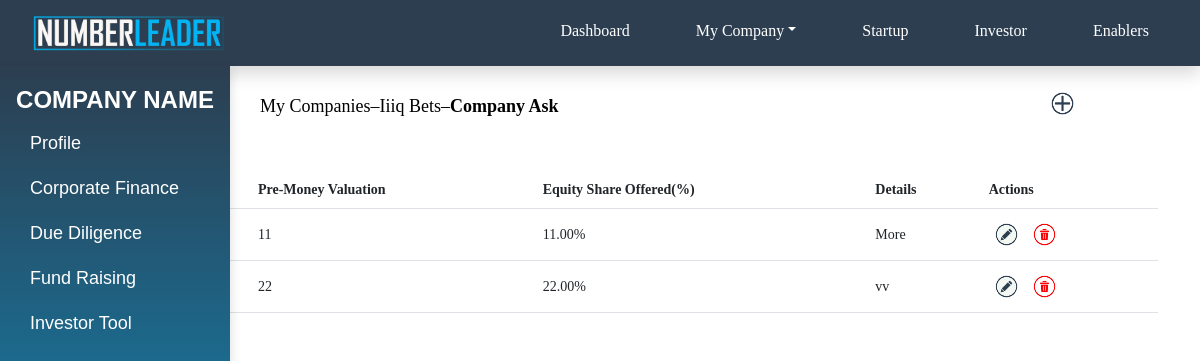
Screenshot of /company_ask/C016/ (signed in) with the database file from the repository.
### app1/models.py (models this page shows, shortened)
class Company(models.Model):
    user_id = models.ForeignKey(User, on_delete=models.CASCADE,related_name='companies')
    company_id = models.CharField(max_length=10, primary_key=True, editable=False)
    name = models.CharField(max_length=100, null=True)
    date_of_incorporation = models.CharField(max_length=5, null=True)
    email = models.EmailField(null=True)
    phone=models.IntegerField(null=True)
    website_url = models.CharField(max_length=100,null=True)
    linkedin_url = models.CharField(max_length=100,null=True)
    business_type = models.CharField(max_length=255, null=True)
    sector = models.CharField(max_length=255, null=True)
    company_type = models.CharField(max_length=10, null=True)
    location = models.CharField(max_length=20, null=True)
    no_of_employees=models.IntegerField(null=True)
    products=models.CharField(max_length=255, null=True)
    competitor=models.CharField(max_length=255, null=True)
    vision=models.CharField(max_length=255, null=True)
    customers=models.IntegerField(null=True)
    current_revenue=models.DecimalField(decimal_places=2, max_digits=25, null=True)
    current_pl=models.DecimalField(decimal_places=2, max_digits=25, null=True)
    previous_revenue=models.DecimalField(decimal_places=2, max_digits=25, null=True)
    previous_pl=models.DecimalField(decimal_places=2, max_digits=25, null=True)
    a_yearbefore_revenue=models.DecimalField(decimal_places=2, max_digits=25, null=True)
    a_yearbefore_pl=models.DecimalField(decimal_places=2, max_digits=25, null=True)
    additional=models.TextField(null=True)
    subscription_type = models.CharField(max_length=10, null=True)

class Ask(models.Model):
    company = models.ForeignKey(Company, on_delete=models.CASCADE)
    ask=models.IntegerField(null=True)
    valuation=models.IntegerField(null=True)
    equity_share=models.DecimalField(decimal_places=2, null=True, max_digits=5)
    details=models.TextField()

### app1/views.py (the view)
# urls.py: path('company_ask/<str:id>/', company_ask, name='company_ask'),
def company_ask(request, id):
    print(12)
    if request.method == 'POST':
        try:
            data = json.loads(request.body)
            ask = data.get('ask')
            value = data.get('value')
            equityShare = data.get('equityShare')
            details = data.get('details')
            company = Company.objects.get(company_id=id)
            company_ask_instance = Ask(
                ask=ask,
                valuation=value,
                equity_share=equityShare,
                details=details,
                company=company  # Link the data to the company
            )
            company_ask_instance.save()
            return JsonResponse({'success': True})
        except Exception as e:
            return JsonResponse({'success': False, 'error': str(e)})
    else:
        company=Company.objects.get(company_id=id)
        ask=Ask.objects.filter(company=id)
        context={'company': company,
                 'ask': ask}
        return render(request, 'admin/company_ask.html', context)

### app1/context_processors.py (called while the page is built)
def custom_user(request):
    user_id = request.session.get('current_user_id')
    if user_id:
        try:
            user = User.objects.get(user_id=user_id)
            return {'current_user': user}
        except User.DoesNotExist:
            pass
    return {'current_user': None}

def custom_subuser(request):
    subuser_id = request.session.get('current_subuser_id')
    if subuser_id:
        try:
            subuser = Team.objects.get(subuser_id=subuser_id)
            return {'current_subuser': subuser}
        except Team.DoesNotExist:
            pass
    return {'current_subuser': None}

### templates/admin/company_ask.html (shortened to what this page needs)
{% load static %}
{% block content %}
<!DOCTYPE html>
<html lang="en">
<head>
    <link href="https://cdn.jsdelivr.net/npm/bootstrap@5.3.0/dist/css/bootstrap.min.css" rel="stylesheet">
</head>
<body>
    {% include './company_profile.html' %}
    <div class="breadcrumb d-flex align-items-center">
        <span>My Companies</span> &ndash; <span>{{ company.name }}</span> &ndash; <span class="bold-text">Company Ask</span>
        <div class="ms-auto">
            <span class="add-row-button" onclick="showEntryRow()" title="Add a new Ask"><img src="{% static 'images/add.png' %}" alt="Add"></span>
        </div>
    </div>
    <div class="container">
        <div id="tableContainer" class="table-container">
            <table id="capTable" class="table ">
                <thead>
                    <tr>
                        <th>Ask</th>
                        <th>Pre-Money Valuation</th>
                        <th>Equity Share Offered(%)</th>
                        <th>Details</th>
                        <th class="actions">Actions</th>
                    </tr>
                </thead>
                <tbody id="tableBody">
                    {% for entry in ask %}
                    <tr data-entry-id="{{ entry.id }}">
                        <td>{{ entry.ask }}</td>
                        <td>{{ entry.valuation }}</td>
                        <td>{{ entry.equity_share }}%</td>
                        <td>{{ entry.details }}</td>
                        <td>
                            <span class="edit-button" onclick="editRow(this)"><img src="{% static 'images/edit.png' %}" title="Edit Ask"></span>
                            <span class="delete-button" onclick="deleteentry(this)"><img src="{% static 'images/delete.png' %}" title="Delete Ask"></span>
                        </td>
                    </tr>
                    {% endfor %}
                </tbody>
            </table>
        </div>
    </div>
</body>
</html>
{% endblock content %}

### static/css/styles.css (style rules this page uses)
body { font-family: 'Times New Roman','Arial', sans-serif; background-color: var(--bg-color); }
:root { --primary-color: #4a90e2; --secondary-color: #2c3e50; --accent-color: #00eb0c; --text-color: #333; --bg-color: #f4f4f4; }
body { font-family: "Times New Roman", sans-serif; }

### templates/admin/company_ask.html (style rules this page uses)
body { margin: 20px; }
.table-container { margin-top: 30px; margin-left: 130px; font-family: 'Arial MT Rounded'; font-size: 14px; height: 480px; overflow-y: auto; scrollbar-width: none; }
table { width: 100%; border-collapse: collapse; margin-top: 20px; }
th, td { background-color: white; padding: 10px; vertical-align: middle; border-bottom: 1px solid black; }
th { font-weight: bold; }
td { word-wrap: break-word; white-space: normal; }
.add-row-button, .edit-button, .delete-button { cursor: pointer; font-size: 1.25rem; }
.breadcrumb { font-size: 18px !important; color: black; flex:1; margin-top: 25px; margin-left: 260px; font-family: 'Arial MT Rounded'; }
.bold-text { font-weight: bold; }
html, body { overflow: hidden; }
.edit-button { background-color: transparent; border: none; cursor: pointer; padding: 0; outline: none; }
.edit-button img { width: 35px; height: 35px; margin: 0; padding: 0; display: inline-block; }
.delete-button { background-color: transparent; border: none; cursor: pointer; padding: 0; outline: none; }
.delete-button img { width: 35px; height: 35px; margin: 0; padding: 0; display: inline-block; }
.add-row-button img { width: 35px; height: 35px; display: inline-block; vertical-align: middle; margin-top: -10px; margin-right: 120px; }

### templates/admin/company_profile.html (style rules this page uses)
body { background-color: white; color: #333; }

### rows the page displays
Company: name "Iiiq Bets"
Ask: valuation "11", equity_share "11.00", details "More"
Ask: valuation "22", equity_share "22.00", details "vv"
